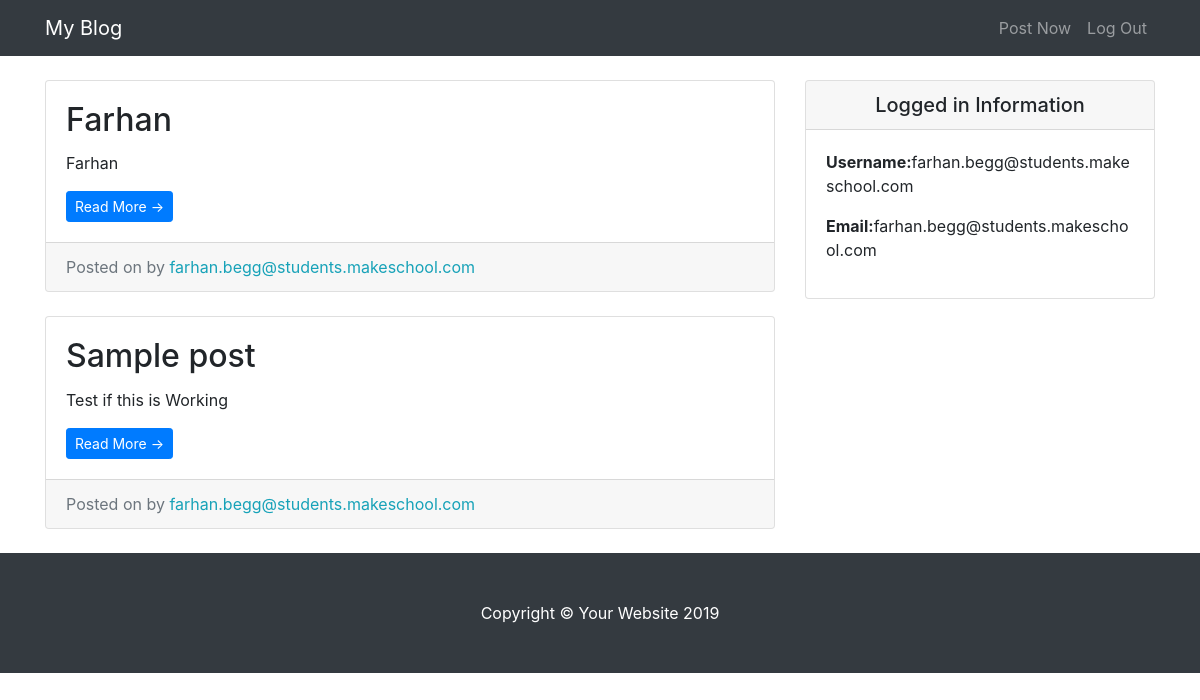
Page / (signed in) on the earlier database version.
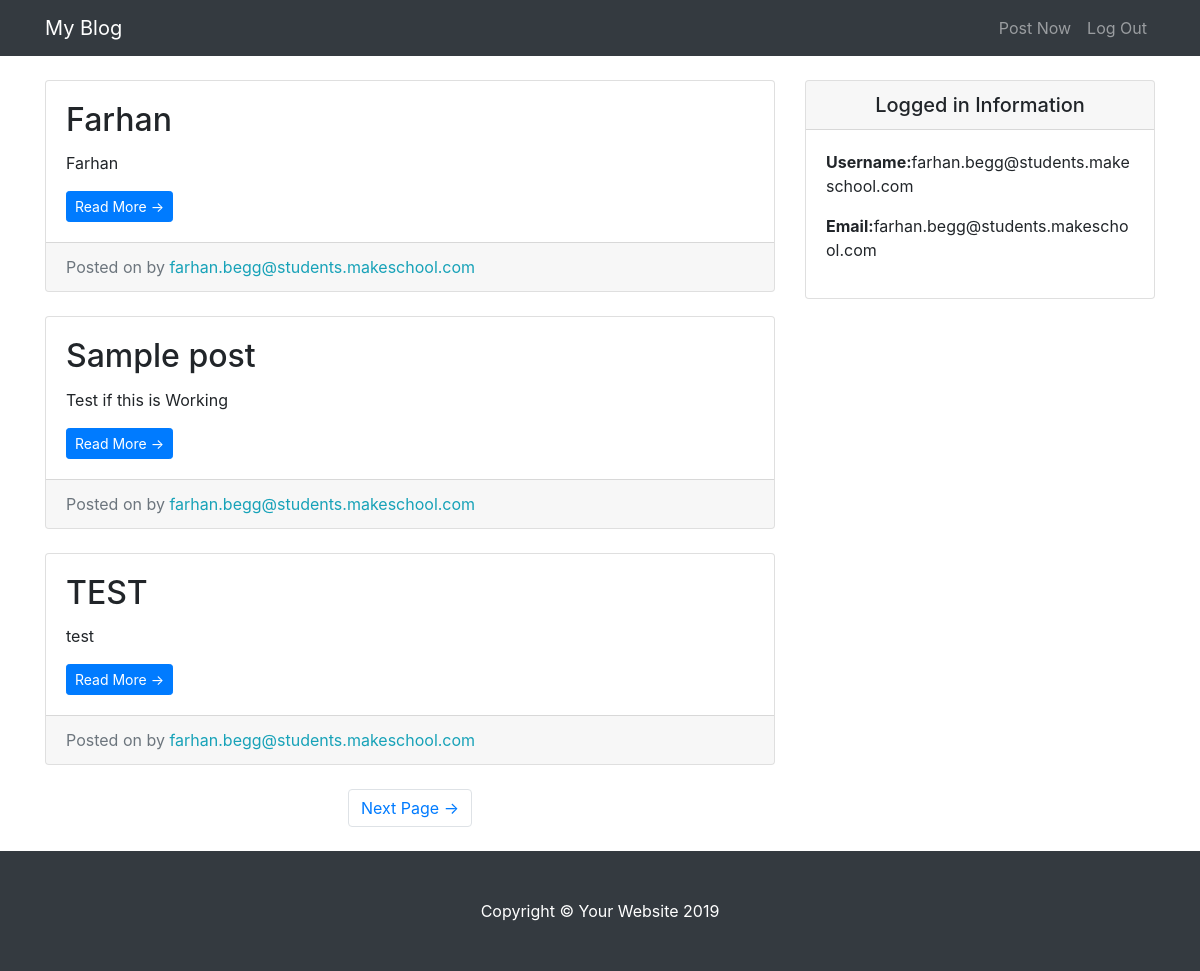
Same page on the later database version.
### entries/models.py (models this page shows, shortened)
class Entry(models.Model):
    entry_title = models.CharField(max_length=50)
    entry_text = models.TextField()
    entry_data = models.DateTimeField(auto_now_add=True)
    entry_author = models.ForeignKey(User, on_delete=models.CASCADE)
    class Meta:
        verbose_name_plural = "entries"

### entries/views.py (the view)
# urls.py: path('', HomeView.as_view(), name = 'blog-home'),
class HomeView(LoginRequiredMixin, ListView):
    model = Entry
    template_name = 'entries/index.html'
    context_object_name = "blog_entries"
    paginate_by = 3

### entries/templates/entries/index.html (shortened to what this page needs)
{% extends "entries/base.html" %}
{% block content %}
<div class="col-md-8">
    {% for entry in blog_entries %}
    <div class="card mb-4 mt-4">
        <div class="card-body">
            <h2 class="card-title">{{ entry.entry_title }}</h2>
            <p class="card-text">{{ entry.entry_text|truncatechars:100 }}</p>
            <a href="{% url 'entry-detail' entry.pk %}" class="btn btn-primary btn-sm">Read More &rarr;</a>
        </div>
        <div class="card-footer text-muted">
            Posted on {{ entry.entry_date }} by
            <span class="text-info mr-2">{{ entry.entry_author }}</span>
        </div>
    </div>
    {% endfor %}
    {% if is_paginated %}
    <ul class="pagination justify-content-center mb-4">
        {% if page_obj.has_next %}
        <li class="page-item">
            <a class="page-link" href="?page={{page_obj.next_page_number}}">Next Page &rarr;</a>
        </li>
        {% endif %}
    </ul>
    {% endif %}
</div>
{% endblock %}

Differences in the rows shown:
added Entry: entry_title "TEST", entry_text "test", entry_author "farhan.begg@students.makeschool.com"
Other differences:
text now shown: "Next Page →"
